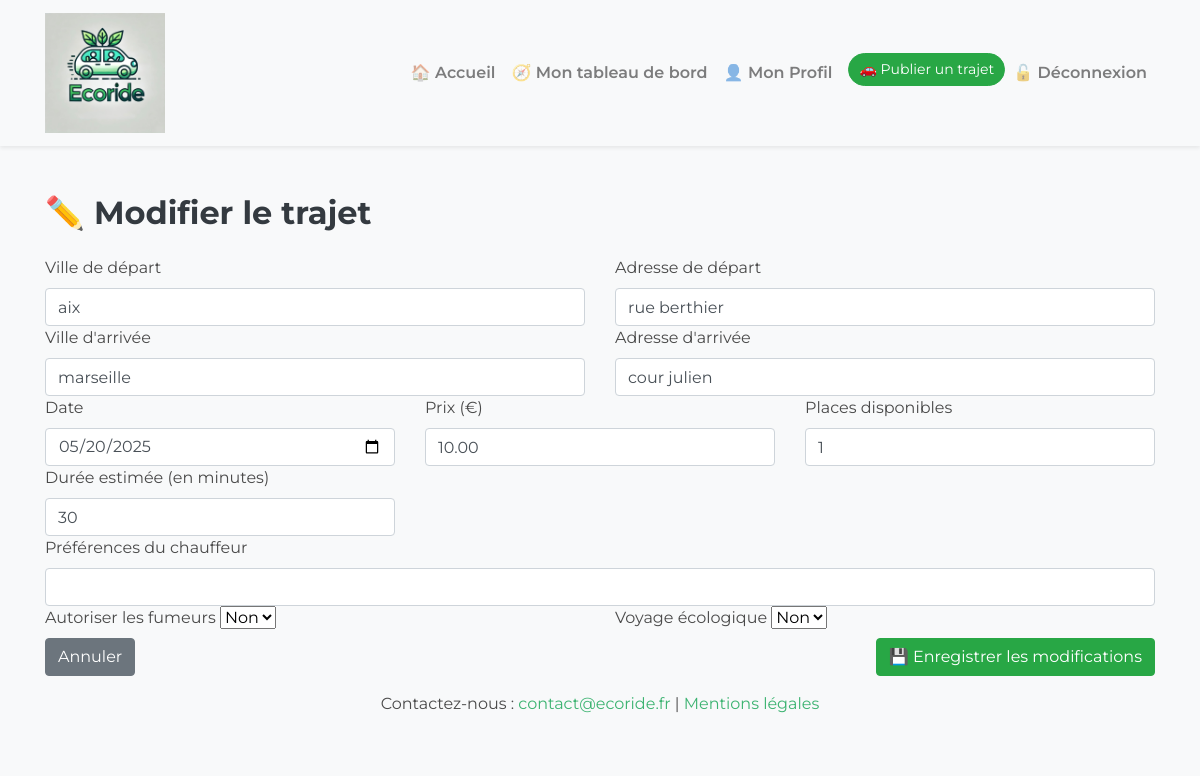
The page /modifier_trajet.php?id=51 (signed in) on the database as committed earlier.
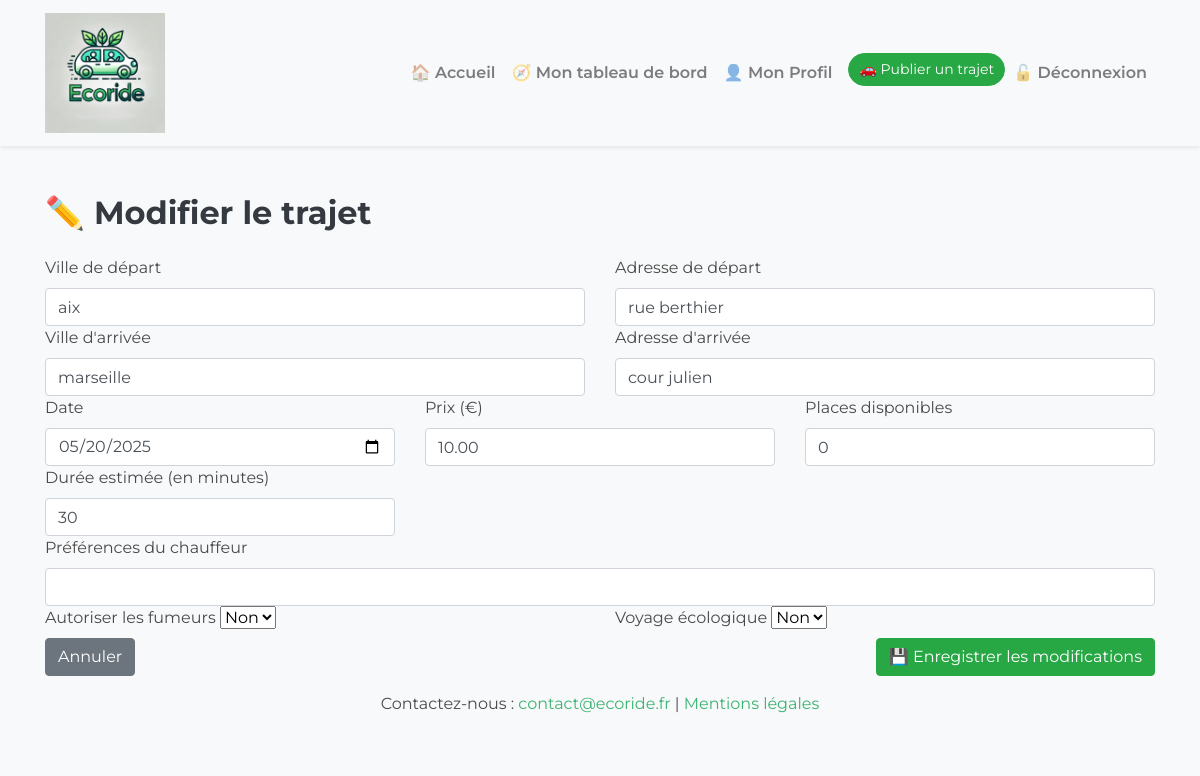
The same page on the database as committed later.
### tables this page shows
CREATE TABLE `trajets` (
  `id` int(11) NOT NULL,
  `chauffeur` varchar(100) NOT NULL,
  `photo` varchar(255) DEFAULT 'default.jpg',
  `depart` varchar(100) NOT NULL,
  `adresse_depart` varchar(255) DEFAULT NULL,
  `destination` varchar(100) NOT NULL,
  `adresse_arrivee` varchar(255) DEFAULT NULL,
  `date` date NOT NULL,
  `prix` decimal(10,2) NOT NULL,
  `places` int(11) NOT NULL DEFAULT 3,
  `vehicule_id` int(11) DEFAULT NULL,
  `eco` tinyint(1) NOT NULL DEFAULT 0,
  `fumeur` tinyint(1) NOT NULL DEFAULT 0,
  `preferences` text DEFAULT NULL,
  `created_at` timestamp NOT NULL DEFAULT current_timestamp(),
  `user_id` int(11) NOT NULL,
  `statut` enum('à_venir','en_cours','termine') DEFAULT 'à_venir',
  `duree_minutes` int(11) NOT NULL DEFAULT 0
);

### modifier_trajet.php (the view, shortened to what this page needs)
<?php
require_once("config/database.php");
require_once("templates/header.php");
$user_id = $_SESSION['user_id'];
$trajet_id = $_GET['id'] ?? null;
$sql = "SELECT * FROM trajets WHERE id = ? AND user_id = ?";
$stmt = $conn->prepare($sql);
$stmt->execute([$trajet_id, $user_id]);
$trajet = $stmt->fetch(PDO::FETCH_ASSOC);
?>
<div class="container mt-5">
    <h2 class="mb-4">✏️ Modifier le trajet</h2>
    <form action="traiter_modification_trajet.php" method="POST" class="row g-4">
        <div class="col-md-6">
            <label for="depart" class="form-label">Ville de départ</label>
            <input type="text" class="form-control" name="depart" id="depart" value="<?= htmlspecialchars($trajet['depart']) ?>" required>
        </div>
        <div class="col-md-6">
            <label for="adresse_depart" class="form-label">Adresse de départ</label>
            <input type="text" class="form-control" name="adresse_depart" id="adresse_depart" value="<?= htmlspecialchars($trajet['adresse_depart']) ?>" required>
        </div>
        <div class="col-md-6">
            <label for="destination" class="form-label">Ville d'arrivée</label>
            <input type="text" class="form-control" name="destination" id="destination" value="<?= htmlspecialchars($trajet['destination']) ?>" required>
        </div>
        <div class="col-md-6">
            <label for="adresse_arrivee" class="form-label">Adresse d'arrivée</label>
            <input type="text" class="form-control" name="adresse_arrivee" id="adresse_arrivee" value="<?= htmlspecialchars($trajet['adresse_arrivee']) ?>" required>
        </div>
        <div class="col-md-4">
            <label for="date" class="form-label">Date</label>
            <input type="date" class="form-control" name="date" id="date" value="<?= htmlspecialchars($trajet['date']) ?>" required>
        </div>
        <div class="col-md-4">
            <label for="prix" class="form-label">Prix (€)</label>
            <input type="number" class="form-control" name="prix" id="prix" value="<?= htmlspecialchars($trajet['prix']) ?>" required>
        </div>
        <div class="col-md-4">
            <label for="places" class="form-label">Places disponibles</label>
            <input type="number" class="form-control" name="places" id="places" value="<?= htmlspecialchars($trajet['places']) ?>" required>
        </div>
        <div class="col-md-4">
            <label for="duree_minutes" class="form-label">Durée estimée (en minutes)</label>
            <input type="number" class="form-control" name="duree_minutes" id="duree_minutes"
                value="<?= htmlspecialchars($trajet['duree_minutes']) ?>" required min="1">
        </div>
        <div class="col-md-12">
            <label for="preferences" class="form-label">Préférences du chauffeur</label>
            <input type="text" class="form-control" name="preferences" id="preferences" value="<?= htmlspecialchars($trajet['preferences']) ?>">
        </div>
        <div class="col-md-6">
            <label for="fumeur" class="form-label">Autoriser les fumeurs</label>
            <select class="form-select" name="fumeur" id="fumeur">
                <option value="0" <?= !$trajet['fumeur'] ? 'selected' : '' ?>>Non</option>
            </select>
        </div>
        <div class="col-md-6">
            <label for="eco" class="form-label">Voyage écologique</label>
            <select class="form-select" name="eco" id="eco">
                <option value="0" <?= !$trajet['eco'] ? 'selected' : '' ?>>Non</option>
            </select>
        </div>
        <div class="col-12 d-flex justify-content-between">
            <a href="mes_trajets.php" class="btn btn-secondary">Annuler</a>
            <button type="submit" class="btn btn-success">💾 Enregistrer les modifications</button>
        </div>
    </form>
</div>
<?php require_once("templates/footer.php"); ?>

Rows that differ between the two databases and show on the page:
changed trajets "aix": places "1" → "0"
